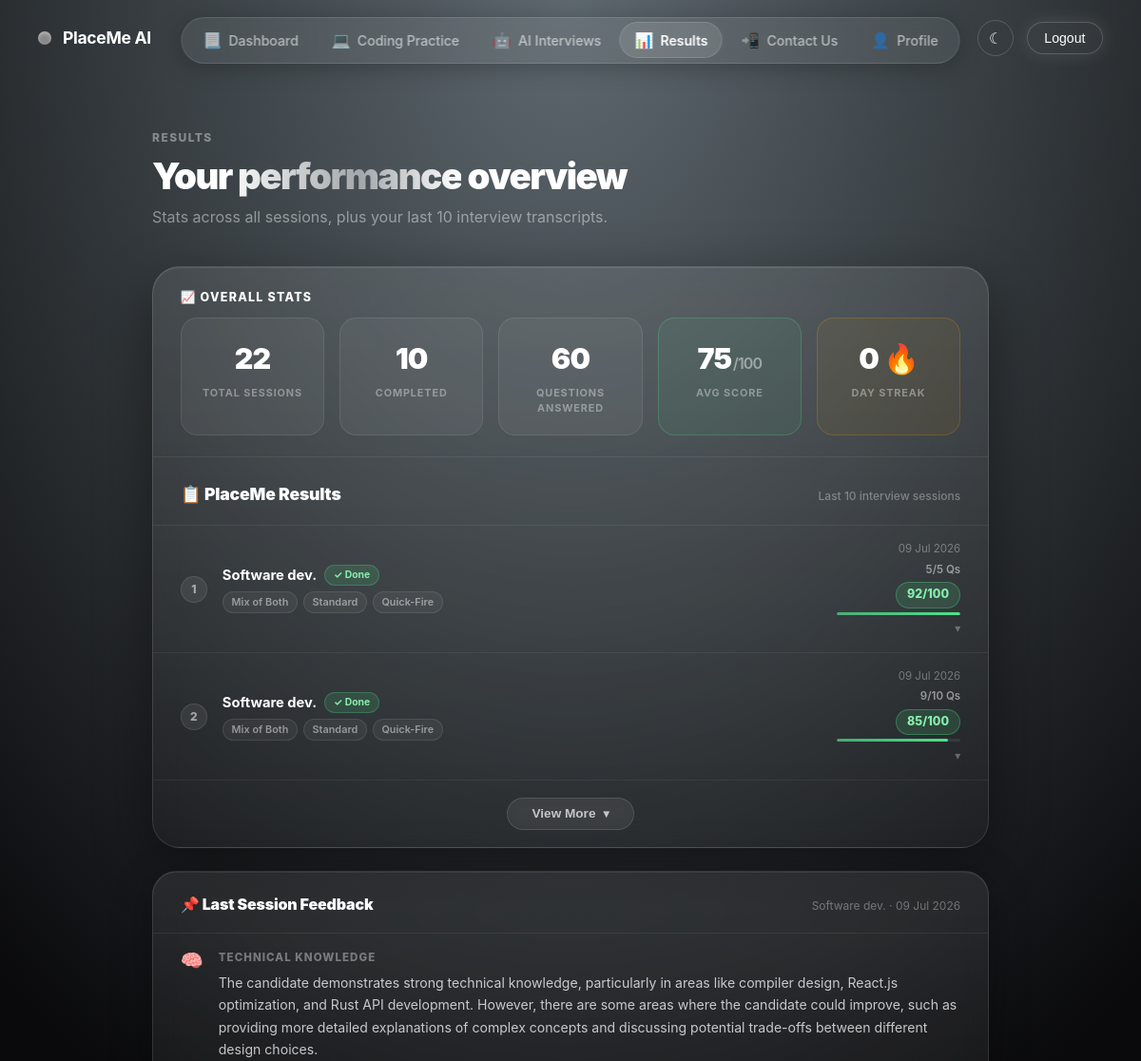
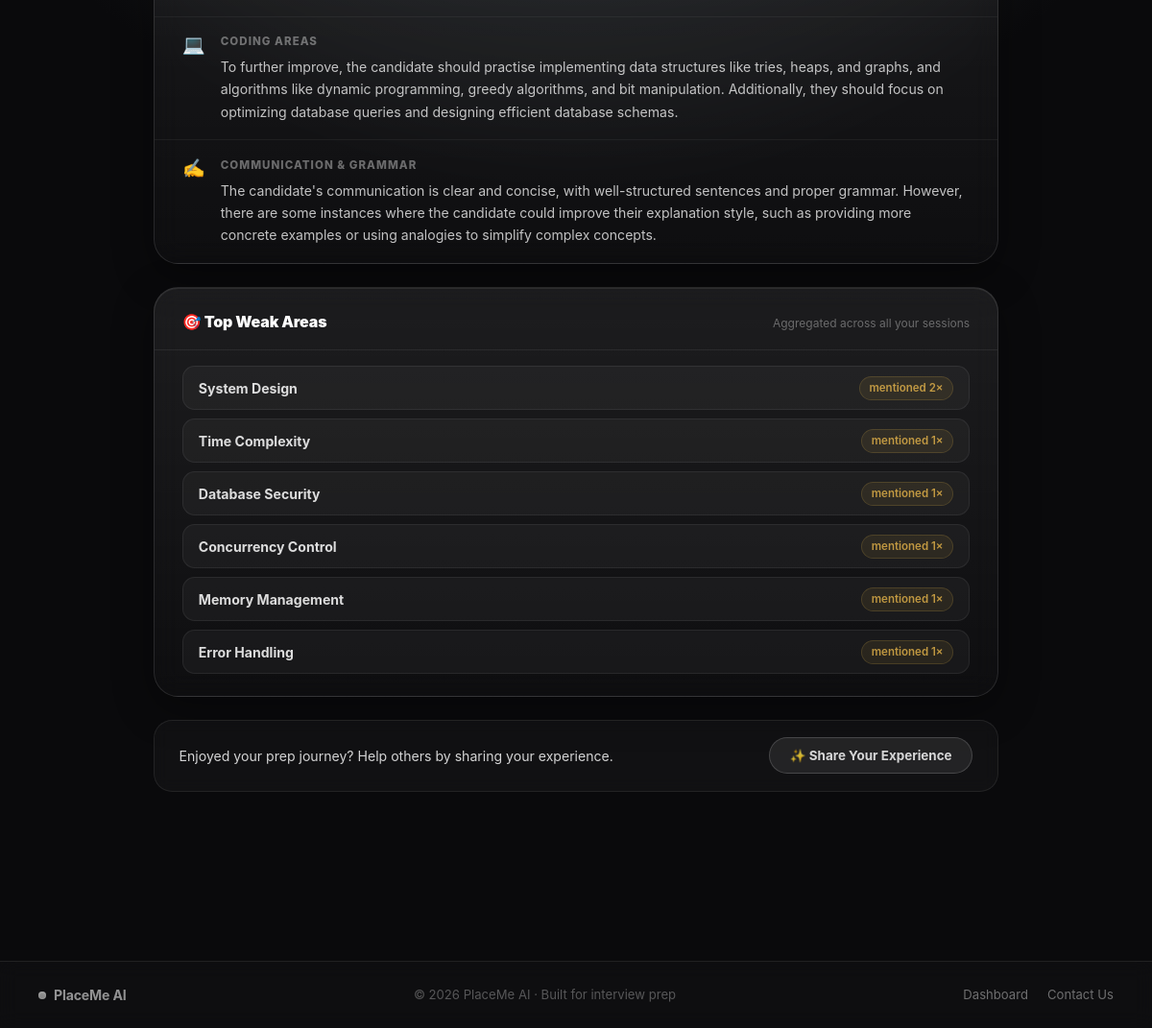
Screenshot of /results/ (signed in) with the database file from the repository (2 pictures, top to bottom).
### placeme/models.py (models this page shows, shortened)
class InterviewSession(models.Model):
    PREF_CHOICES = [
        ("technical",  "Technical"),
        ("behavioral", "Behavioural"),
        ("mix",        "Mix of Both"),
    ]
    TONE_CHOICES = [
        ("friendly", "Friendly"),
        ("standard", "Standard"),
        ("strict",   "Strict"),
    ]
    DEPTH_CHOICES = [
        ("quickfire", "Quick-Fire"),
        ("deepdive",  "Deep-Dive Scenarios"),
    ]
    NUM_CHOICES = [(5, "5"), (10, "10"), (15, "15"), (20, "20")]
    user                   = models.ForeignKey(User, on_delete=models.CASCADE, related_name="interview_sessions")
    target_roles           = models.CharField(max_length=255, blank=True, default="")
    additional_skills      = models.CharField(max_length=500, blank=True, default="")
    job_description        = models.TextField(blank=True, default="")
    interview_preference   = models.CharField(max_length=20, choices=PREF_CHOICES, default="mix")
    interviewer_tone       = models.CharField(max_length=20, choices=TONE_CHOICES, default="standard")
    question_depth         = models.CharField(max_length=20, choices=DEPTH_CHOICES, default="quickfire")
    number_of_questions    = models.IntegerField(choices=NUM_CHOICES, default=10)
    resume_file            = models.FileField(upload_to=session_resume_path, blank=True, null=True)
    chat_history           = models.JSONField(default=list)
    current_question_count = models.IntegerField(default=0)
    is_active              = models.BooleanField(default=True)
    score                  = models.IntegerField(null=True, blank=True)          # 0-100
    feedback               = models.JSONField(default=dict, blank=True)          # {tech, coding, grammar}
    created_at             = models.DateTimeField(auto_now_add=True)
    class Meta:
        db_table = "interview_session"
        ordering = ["-created_at"]

### placeme/views.py (the view)
# urls.py: path("results/", views.results, name="results"),
@login_required
def results(request):
    from .models import InterviewSession
    from datetime import date, timedelta
    from collections import Counter
    all_sessions = InterviewSession.objects.filter(user=request.user).order_by("-created_at")
    total_sessions     = all_sessions.count()
    completed_sessions = all_sessions.filter(is_active=False).count()
    total_questions    = sum(s.current_question_count for s in all_sessions)
    scored = [s.score for s in all_sessions if s.score is not None]
    avg_score = round(sum(scored) / len(scored)) if scored else None
    completed_dates = sorted(set(
        s.created_at.date()
        for s in all_sessions
        if not s.is_active
    ), reverse=True)
    streak = 0
    if completed_dates:
        check = date.today()
        for d in completed_dates:
            if d == check or d == check - timedelta(days=1):
                streak += 1
                check = d - timedelta(days=1)
            else:
                break
    last_feedback_session = None
    for s in all_sessions:
        if s.feedback and (s.feedback.get("tech") or s.feedback.get("coding") or s.feedback.get("grammar")):
            last_feedback_session = s
            break
    from collections import Counter
    tag_counter = Counter()
    for s in all_sessions:
        fb = s.feedback or {}
        for tag in fb.get("weak_areas", []):
            tag = tag.strip()
            if tag:
                tag_counter[tag] += 1
    weak_areas = tag_counter.most_common(6)
    sessions = all_sessions[:10]
    ctx = {
        "sessions":              sessions,
        "total_sessions":        total_sessions,
        "completed_sessions":    completed_sessions,
        "total_questions":       total_questions,
        "streak":                streak,
        "avg_score":             avg_score,
        "last_feedback_session": last_feedback_session,
        "weak_areas":            weak_areas,
    }
    return render(request, "placeme/results.html", ctx)

### placeme/templates/placeme/results.html (shortened to what this page needs)
{% load static %}
<!doctype html>
<html lang="en">
  <head>
    <link rel="stylesheet" href="{% static 'placeme/css/results.css' %}" />
  </head>
  <body>
    <header class="topbar">
      <div class="brand">
        <span class="logo" aria-hidden="true"></span>
        <span class="brand-text">PlaceMe AI</span>
      </div>
      <nav class="nav-list" aria-label="Primary navigation">
        <a class="nav-item" href="{% url 'dashboard' %}"><span class="nav-icon">📃</span><span class="nav-label">Dashboard</span></a>
        <a class="nav-item" href="{% url 'coding_practice' %}"><span class="nav-icon">💻</span><span class="nav-label">Coding Practice</span></a>
        <a class="nav-item" href="{% url 'ai_interviews' %}"><span class="nav-icon">🤖</span><span class="nav-label">AI Interviews</span></a>
        <a class="nav-item active" href="{% url 'results' %}"><span class="nav-icon">📊</span><span class="nav-label">Results</span></a>
        <a class="nav-item" href="{% url 'contact_us' %}"><span class="nav-icon">📲</span><span class="nav-label">Contact Us</span></a>
        <a class="nav-item" href="{% url 'profile' %}"><span class="nav-icon">👤</span><span class="nav-label">Profile</span></a>
      </nav>
      <div class="actions">
        <button type="button" class="theme-toggle" aria-label="Toggle theme" title="Toggle theme">☾</button>
        <form class="logout-form" method="post" action="{% url 'logout' %}">
          <button class="btn-logout" type="submit">Logout</button>
        </form>
      </div>
    </header>
    <main class="main-content">
      <div class="page-wrap">
        <div class="page-kicker">Results</div>
        <h1 class="page-title">Your <span class="dual-tone">performance</span> overview</h1>
        <p class="page-sub">Stats across all sessions, plus your last 10 interview transcripts.</p>
        <div class="results-tile">
          <div class="stats-section">
            <div class="stats-section-title">📈 Overall Stats</div>
            <div class="stats-row">
              <div class="stat-card">
                <div class="stat-val">{{ total_sessions }}</div>
                <div class="stat-lbl">Total Sessions</div>
              </div>
              <div class="stat-card">
                <div class="stat-val">{{ completed_sessions }}</div>
                <div class="stat-lbl">Completed</div>
              </div>
              <div class="stat-card">
                <div class="stat-val">{{ total_questions }}</div>
                <div class="stat-lbl">Questions Answered</div>
              </div>
              <div class="stat-card{% if avg_score != None %}{% if avg_score >= 75 %} stat-card-high{% elif avg_score >= 50 %} stat-card-mid{% else %} stat-card-low{% endif %}{% endif %}">
                <div class="stat-val">{% if avg_score != None %}{{ avg_score }}<span class="stat-val-small">/100</span>{% else %}—{% endif %}</div>
                <div class="stat-lbl">Avg Score</div>
              </div>
              <div class="stat-card stat-card-streak">
                <div class="stat-val">{{ streak }} 🔥</div>
                <div class="stat-lbl">Day Streak</div>
              </div>
            </div>
          </div>
          <div class="results-tile-header">
            <div class="results-tile-title">📋 PlaceMe Results</div>
            <div class="results-tile-sub">Last 10 interview sessions</div>
          </div>
          {% if not sessions %}
          <div class="empty-state">
            <div class="empty-icon">🤖</div>
            <div class="empty-title">No sessions yet</div>
            <div class="empty-body">Complete your first AI interview to see results here.</div>
            <a class="btn-start-interview" href="{% url 'ai_interviews' %}">Start an Interview →</a>
          </div>
          {% else %}
          <div class="session-list" id="session-list-top">
            {% for s in sessions %}
            {% if forloop.counter <= 2 %}
            <div class="session-tile" id="tile-{{ s.id }}">
              <div class="tile-row" onclick="toggleTile({{ s.id }})">
                <div class="tile-index">{{ forloop.counter }}</div>
                <div class="tile-info">
                  <div class="tile-title">
                    {% if s.target_roles %}{{ s.target_roles|truncatechars:35 }}{% else %}Interview Session{% endif %}
                    {% if not s.is_active %}<span class="badge-done">✓ Done</span>{% else %}<span class="badge-active">● Terminated / Incomplete</span>{% endif %}
                  </div>
                  <div class="tile-chips">
                    <span class="chip">{{ s.get_interview_preference_display }}</span>
                    <span class="chip">{{ s.get_interviewer_tone_display }}</span>
                    <span class="chip">{{ s.get_question_depth_display }}</span>
                  </div>
                </div>
                <div class="tile-right">
                  <div class="tile-date">{{ s.created_at|date:"d M Y" }}</div>
                  <div class="tile-qcount">{{ s.current_question_count }}/{{ s.number_of_questions }} Qs</div>
                  {% if s.score != None %}
                  <div class="tile-score{% if s.score >= 75 %} score-high{% elif s.score >= 50 %} score-mid{% else %} score-low{% endif %}">{{ s.score }}/100</div>
                  {% else %}
                  <div class="tile-score score-na">—/100</div>
                  {% endif %}
                  <div class="tile-progress">
                    <div class="tile-progress-fill" style="width:{% widthratio s.current_question_count s.number_of_questions 100 %}%"></div>
                  </div>
                  <span class="tile-chevron" id="chev-{{ s.id }}">▾</span>
                </div>
              </div>
            </div>
            {% endif %}
            {% endfor %}
          </div>
          {% if sessions|length > 2 %}
          <div class="view-more-row">
            <button type="button" class="btn-view-more" id="btn-view-more" onclick="toggleSessions()">
              <span id="view-more-label">View More</span>
              <span class="view-more-chevron" id="view-more-chev">▾</span>
            </button>
          </div>
          {% endif %}
          {% endif %}
        </div>
        {% if last_feedback_session %}
        <div class="feedback-tile">
          <div class="feedback-tile-header">
            <div class="feedback-tile-title">📌 Last Session Feedback</div>
            <div class="feedback-tile-sub">{{ last_feedback_session.target_roles|default:"Interview Session" }} · {{ last_feedback_session.created_at|date:"d M Y" }}</div>
          </div>
          <div class="feedback-sections">
            {% if last_feedback_session.feedback.tech %}
            <div class="feedback-section">
              <div class="feedback-section-icon">🧠</div>
              <div class="feedback-section-body">
                <div class="feedback-section-label">Technical Knowledge</div>
                <div class="feedback-section-text">{{ last_feedback_session.feedback.tech }}</div>
              </div>
            </div>
            {% endif %}
            {% if last_feedback_session.feedback.coding %}
            <div class="feedback-section">
              <div class="feedback-section-icon">💻</div>
              <div class="feedback-section-body">
                <div class="feedback-section-label">Coding Areas</div>
                <div class="feedback-section-text">{{ last_feedback_session.feedback.coding }}</div>
              </div>
            </div>
            {% endif %}
            {% if last_feedback_session.feedback.grammar %}
            <div class="feedback-section">
              <div class="feedback-section-icon">✍️</div>
              <div class="feedback-section-body">
                <div class="feedback-section-label">Communication & Grammar</div>
                <div class="feedback-section-text">{{ last_feedback_session.feedback.grammar }}</div>
              </div>
            </div>
            {% endif %}
          </div>
        </div>
        {% endif %}
        {% if weak_areas %}
        <div class="weak-areas-tile">
          <div class="feedback-tile-header">
            <div class="feedback-tile-title">🎯 Top Weak Areas</div>
            <div class="feedback-tile-sub">Aggregated across all your sessions</div>
          </div>
          <div class="weak-areas-list">
            {% for area, count in weak_areas %}
            <div class="weak-area-item">
              <span class="weak-area-name">{{ area }}</span>
              <span class="weak-area-count">mentioned {{ count }}×</span>
            </div>
            {% endfor %}
          </div>
        </div>
        {% endif %}
        <div class="share-nudge">
          <span class="share-nudge-text">Enjoyed your prep journey? Help others by sharing your experience.</span>
          <a class="share-nudge-btn" href="{% url 'dashboard' %}#experience-tile">✨ Share Your Experience</a>
        </div>
      </div>
    </main>
    <footer class="site-footer">
      <div class="footer-brand">
        <span class="footer-dot"></span>
        PlaceMe AI
      </div>
      <div class="footer-copy">© 2026 PlaceMe AI · Built for interview prep</div>
      <div class="footer-links">
        <a class="footer-link" href="{% url 'dashboard' %}">Dashboard</a>
        <a class="footer-link" href="{% url 'contact_us' %}">Contact Us</a>
      </div>
    </footer>
  </body>
</html>

### rows the page displays
InterviewSession: target_roles "Software dev.", is_active "✓ Done", interview_preference "Mix of Both", interviewer_tone "Standard", question_depth "Quick-Fire", created_at "09 Jul 2026", current_question_count "5", number_of_questions "5", score "92", feedback.tech "The candidate demonstrates strong technical knowledge, particularly in areas like compiler design, React.js optimization, and Rust API development. However, there are some areas where the candidate could improve, such as providing more detailed explanations of complex concepts and discussing potential trade-offs between different design choices.", feedback.coding "To further improve, the candidate should practise implementing data structures like tries, heaps, and graphs, and algorithms like dynamic programming, greedy algorithms, and bit manipulation. Additionally, they should focus on optimizing database queries and designing efficient database schemas.", feedback.grammar "The candidate's communication is clear and concise, with well-structured sentences and proper grammar. However, there are some instances where the candidate could improve their explanation style, such as providing more concrete examples or using analogies to simplify complex concepts."
InterviewSession: target_roles "Software dev.", is_active "✓ Done", interview_preference "Mix of Both", interviewer_tone "Standard", question_depth "Quick-Fire", created_at "09 Jul 2026", current_question_count "9", number_of_questions "10", score "85"

### other values shown
{{ total_sessions }} "22"
{{ completed_sessions }} "10"
{{ total_questions }} "60"
{{ avg_score }} "75"
{{ streak }} "0"
{{ area }} "System Design" "Time Complexity" "Database Security" "Concurrency Control" "Memory Management" "Error Handling"
{{ count }} "2" "1" "1" "1" "1" "1"
